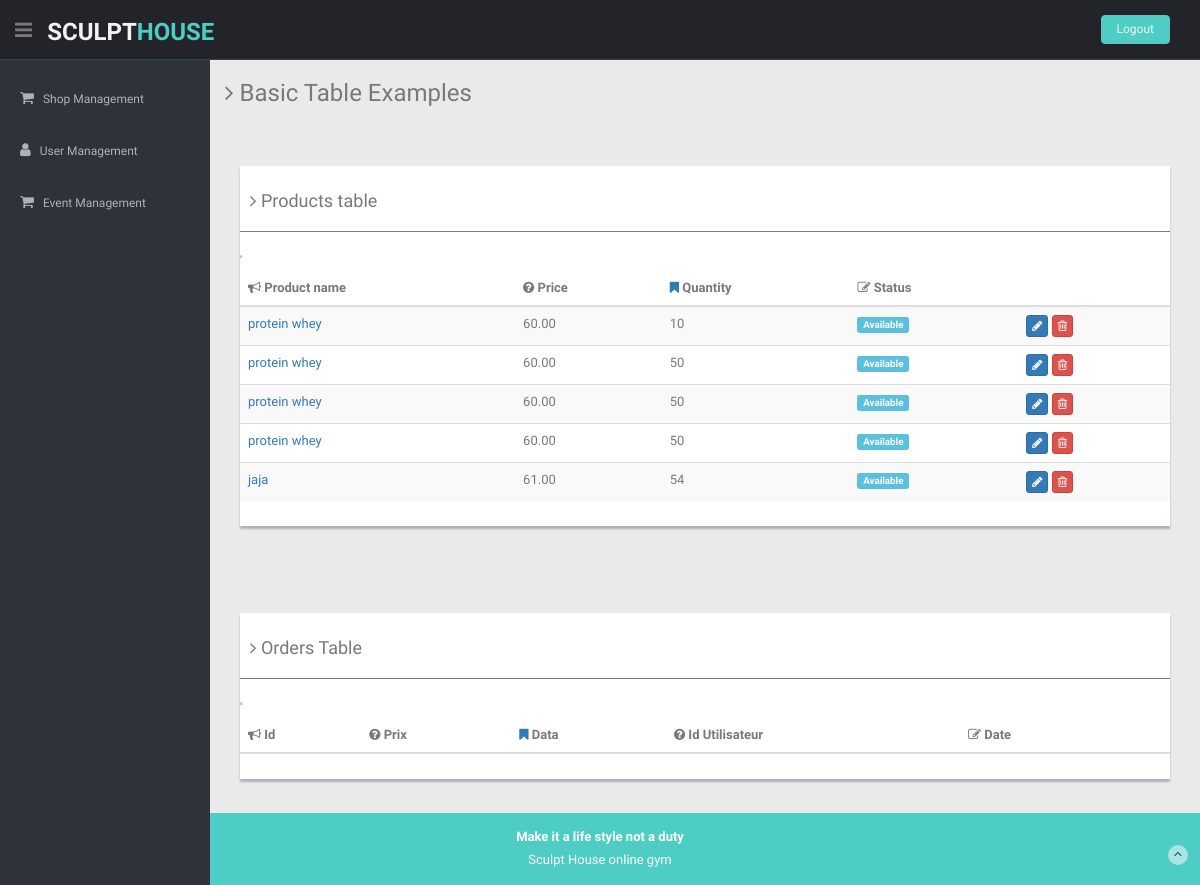
Before: /sculpthouse_back/product_order.php (signed in) with the older database file.
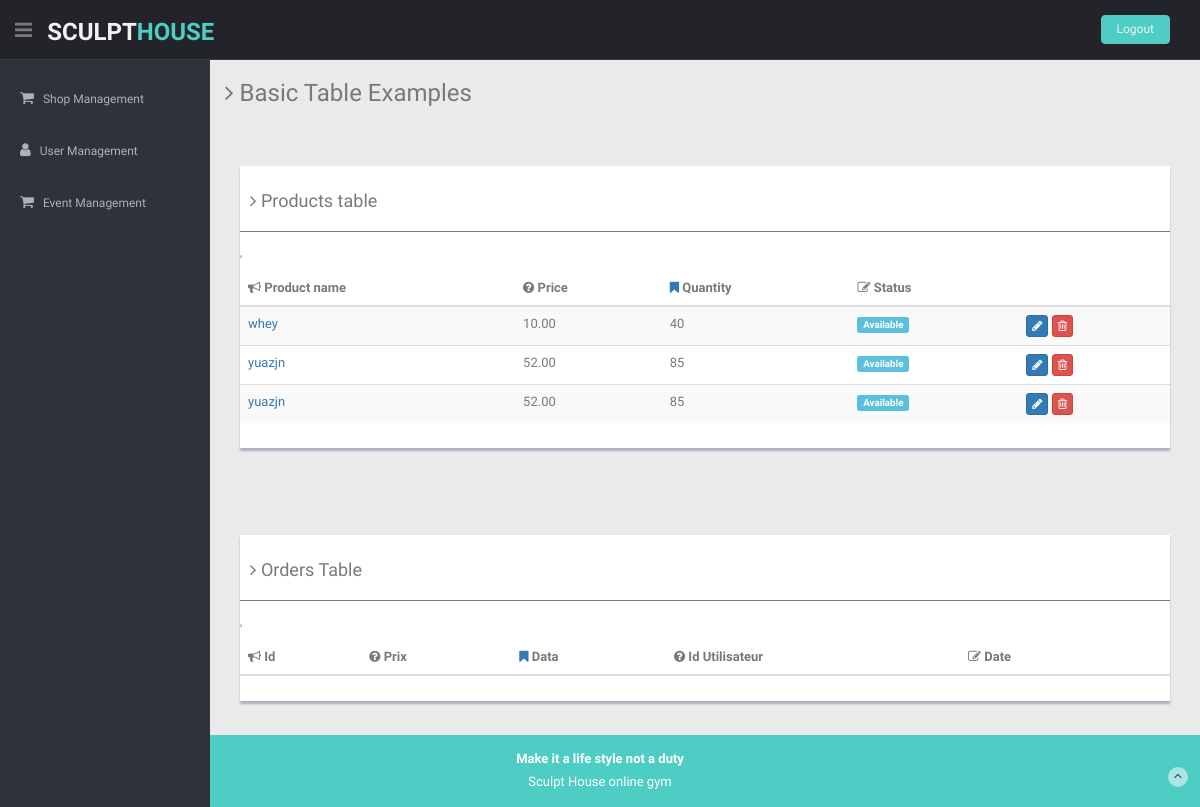
After: the same page with the newer database file.
### tables this page shows
CREATE TABLE IF NOT EXISTS `tbl_product` (
  `id` int(11) NOT NULL AUTO_INCREMENT,
  `name` varchar(255) NOT NULL,
  `image` varchar(255) NOT NULL,
  `price` double(10,2) NOT NULL,
  `quantite` int(11) NOT NULL,
  PRIMARY KEY (`id`)
);

### sculpthouse_back/product_order.php (the view, shortened to what this page needs)
<?php
$mysqli = mysqli_connect("localhost", "root", "", "sculpt") or die("0");
if (isset($_GET['order'])) {
$order = $_GET['order'];
} else {
$order = 'quantite' ;
}
if (isset($_GET['sort']))  {
  $sort = $_GET['sort'];
} else {
  $sort = 'ASC' ;
}
$tbl_product = $mysqli->query("SELECT * FROM `tbl_product` ORDER BY $order $sort") or die("db error");
?>
<?php require 'header_sidebar.php';?>
    <section id="main-content">
      <section class="wrapper">
        <h3><i class="fa fa-angle-right"></i> Basic Table Examples</h3>
        <div class="row">
          <div class="col-md-12">
          <div class="col-md-12 mt">
        <div class="row mt">
          <div class="col-md-12">
            <div class="content-panel">
              <table class="table table-striped table-advance table-hover">
                <h4><i class="fa fa-angle-right"></i> Products table</h4>
                <hr>
                <thead>
                  <tr>
                    <th><i class="fa fa-bullhorn"></i> Product name</th>
                    <th class="hidden-phone"><i class="fa fa-question-circle"  ></i> Price</th>
                    <th><a href='?basic_table.php' class="fa fa-bookmark" ></a> Quantity</th>
                    <th><i class=" fa fa-edit"></i> Status</th>
                    <th></th>
                  </tr> '
                </thead>
                <tbody>
                      <?php
if ($tbl_product->num_rows >0) {
                      while($row = $tbl_product->fetch_assoc()) { $quantite= $row['quantite'];
                      echo '
                  <tr>
                    <td>
                      <a href="#" id="productname">' . $row["name"] . '</a>
                    </td>
                    <td class="hidden-phone" id="productPrice"> '. $row["price"] .  ' </td>
                    <td id="productQuantity"> '. $row["quantite"]. ' </td>
                    <td id="productAlert">';
                    if($row["quantite"]!=0)
                    {
                    	echo '<span class="label label-info label-mini">Available</span>';
                    }
                    else
                    {
                    	echo '<span class="label label-warning label-mini">Out of stock</span>';
                    }
                    echo '</td>
                    <td id="actions">
                      <button id="editProduct" productId="'.$row["id"].'" class="editProductBtn btn btn-primary btn-xs"><i class="fa fa-pencil"></i></button>
                      <button id="deleteProduct" productId="'.$row["id"].'" class="btn btn-danger btn-xs deleteProductBtn"><i class="fa fa-trash-o "></i></button>
                    </td>
                  </tr> '; }
} else {echo "No records returned"; }
                      ?>
                </tbody>
              </table>
            </div>
          </div>
        </div>
        <br>
                </div>
        </div>
        </div>
<br>
          <div class="col-md-12 mt">
        <div class="row mt">
          <div class="col-md-12">
            <div class="content-panel">
              <table class="table table-striped table-advance table-hover">
                <h4><i class="fa fa-angle-right"></i> Orders Table</h4>
                <hr>
                <thead>
                  <tr>
                    <th><i class="fa fa-bullhorn"></i> Id</th>
                    <th class="hidden-phone"><i class="fa fa-question-circle"  ></i> Prix</th>
                    <th><a href='?basic_table.php' class="fa fa-bookmark" ></a> Data</th>
                    <th class="hidden-phone"><i class="fa fa-question-circle"  ></i> Id Utilisateur</th>
                    <th><i class=" fa fa-edit"></i> Date</th>
                    <th></th>
                  </tr> '
                </thead>
              </table>
            </div>
          </div>
        </div>
        <br>
                </div>
      </section>
    </section>
<?php require 'footer.php';?>
  </section>
</body>
</html>

### sculpthouse_back/header_sidebar.php (shortened to what this page needs)
<!DOCTYPE html>
<html lang="en">
<head>
  <link href="lib/bootstrap/css/bootstrap.min.css" rel="stylesheet">
  <link href="lib/font-awesome/css/font-awesome.css" rel="stylesheet" />
  <link rel="stylesheet" type="text/css" href="css/zabuto_calendar.css">
  <link rel="stylesheet" type="text/css" href="lib/gritter/css/jquery.gritter.css" />
  <link href="css/style.css" rel="stylesheet">
  <link href="css/style-responsive.css" rel="stylesheet">
</head>
<body>
  <section id="container">
    <header class="header black-bg">
      <div class="sidebar-toggle-box">
        <div class="fa fa-bars tooltips" data-placement="right" data-original-title="Toggle Navigation"></div>
      </div>
      <a href="index.php" class="logo"><b>SCULPT<span>HOUSE</span></b></a>
      <div class="top-menu">
        <ul class="nav pull-right top-menu">
          <li><a class="logout" href="logout.php">Logout</a></li>
        </ul>
      </div>
    </header>
    <aside>
      <div id="sidebar" class="nav-collapse ">
        <ul class="sidebar-menu" id="nav-accordion">
          <li class="sub-menu">
            <a href="javascript:;">
              <i class="fa fa-shopping-cart"></i>
              <span>Shop Management</span>
              </a>
          </li>
          <li class="sub-menu">
            <a href="javascript:;">
              <i class="fa fa-user"></i>
              <span>User Management</span>
              </a>
          </li>
          <li class="sub-menu">
            <a href="javascript:;">
              <i class="fa fa-shopping-cart"></i>
              <span>Event Management</span>
              </a>
          </li>
      </div>
    </aside>

### sculpthouse_back/footer.php
<footer class="site-footer" id="footer">
  <div class="text-center">
    <p>
      <strong>Make it a life style not a duty</strong>
    </p>
    <div class="credits">
      Sculpt House online gym<a href="C:\wamp64\www\sculpthouse_front\index.php"></a>
    </div>
    <a href="index.php#" class="go-top">
      <i class="fa fa-angle-up"></i>
      </a>
  </div>
</footer>

### sculpthouse_back/css/style.css (style rules this page uses)
body { color: #797979; background: #eaeaea; font-family: 'Ruda', sans-serif; padding: 0px !important; margin: 0px !important; font-size:13px; }
ul li { list-style: none; }
a, a:hover, a:focus { text-decoration: none; outline: none; }
#container { width: 100%; height: 100%; }
hr { margin-top: 20px; margin-bottom: 20px; border: 0; border-top: 1px solid #797979; }
.mt { margin-top: 25px; }
ul.top-menu > li > .logout { color: #f2f2f2; font-size: 12px; border-radius: 4px; -webkit-border-radius: 4px; border: 1px solid #64c3c2 !important; padding: 5px 15px; margin-right: 15px; background: #4ECDC4; margin-top: 15px; }
#sidebar { width: 210px; height: 100%; position: fixed; background: #2f323a; }
#sidebar ul li { position: relative; }
ul.sidebar-menu , ul.sidebar-menu li ul.sub { margin: -2px 0 0; padding: 0; }
ul.sidebar-menu { margin-top: 75px; }
ul.sidebar-menu li { margin-bottom: 5px; margin-left:10px; margin-right:10px; }
ul.sidebar-menu li.sub-menu { line-height: 15px; }
ul.sidebar-menu li a span { display: inline-block; }
ul.sidebar-menu li a { color: #aeb2b7; text-decoration: none; display: block; padding: 15px 0 15px 10px; font-size: 12px; outline: none; -webkit-transition: all 0.3s ease; -moz-transition: all 0.3s ease; -o-transition: all 0.3s ease; -ms-transition: all 0.3s ease; transition: all 0.3s ease; }
ul.sidebar-menu li a i { font-size: 15px; padding-right: 6px; }
#main-content { margin-left: 210px; }
.header, .footer { min-height: 60px; padding: 0 15px; }
.header { position: fixed; left: 0; right: 0; z-index: 1002; }
.black-bg { background: #22242a; border-bottom: 1px solid #393d46; }
.wrapper { display: inline-block; margin-top: 60px; padding-left: 15px; padding-right: 15px; padding-bottom: 15px; padding-top: 0px; width: 100%; }
a.logo { font-size: 24px; color: #f2f2f2; float: left; margin-top: 15px; text-transform: uppercase; }
a.logo b { font-weight: 900; }
a.logo span { color: #4ECDC4; }
#top_menu .nav > li, ul.top-menu > li { float: left; }
ul.top-menu > li > a { color: #666666; font-size: 16px; border-radius: 4px; -webkit-border-radius: 4px; border:1px solid #666666 !important; padding: 2px 6px; margin-right: 15px; }
.sidebar-toggle-box { float: left; padding-right: 15px; margin-top: 20px; }
.sidebar-toggle-box .fa-bars { cursor: pointer; display: inline-block; font-size: 20px; }
.content-panel { background: #ffffff; box-shadow: 0px 3px 2px #aab2bd; padding-top: 15px; padding-bottom: 5px; }
.content-panel h4 { margin-left: 10px; }
.site-footer { background: #4ECDC4; color: #fff; padding: 15px 0; }
.site-footer p { margin-bottom: 5px; }
.credits, .credits a { color: #fff; }
.go-top { margin-right: 1%; margin-top: -25px; float: right; background: rgba(255,255,255,.5); width: 20px; height: 20px; border-radius: 50%; -webkit-border-radius: 50%; }
.go-top i { color: #2A3542; }

Changed rows visible on the page:
removed tbl_product: name "protein whey", price "60.00", quantite "10", shows "Available"
removed tbl_product: name "protein whey", price "60.00", quantite "50", shows "Available"
removed tbl_product: name "protein whey", price "60.00", quantite "50", shows "Available"
removed tbl_product: name "protein whey", price "60.00", quantite "50", shows "Available"
removed tbl_product: name "jaja", price "61.00", quantite "54", shows "Available"
added tbl_product: name "whey", price "10.00", quantite "40", shows "Available"
added tbl_product: name "yuazjn", price "52.00", quantite "85", shows "Available"
added tbl_product: name "yuazjn", price "52.00", quantite "85", shows "Available"
